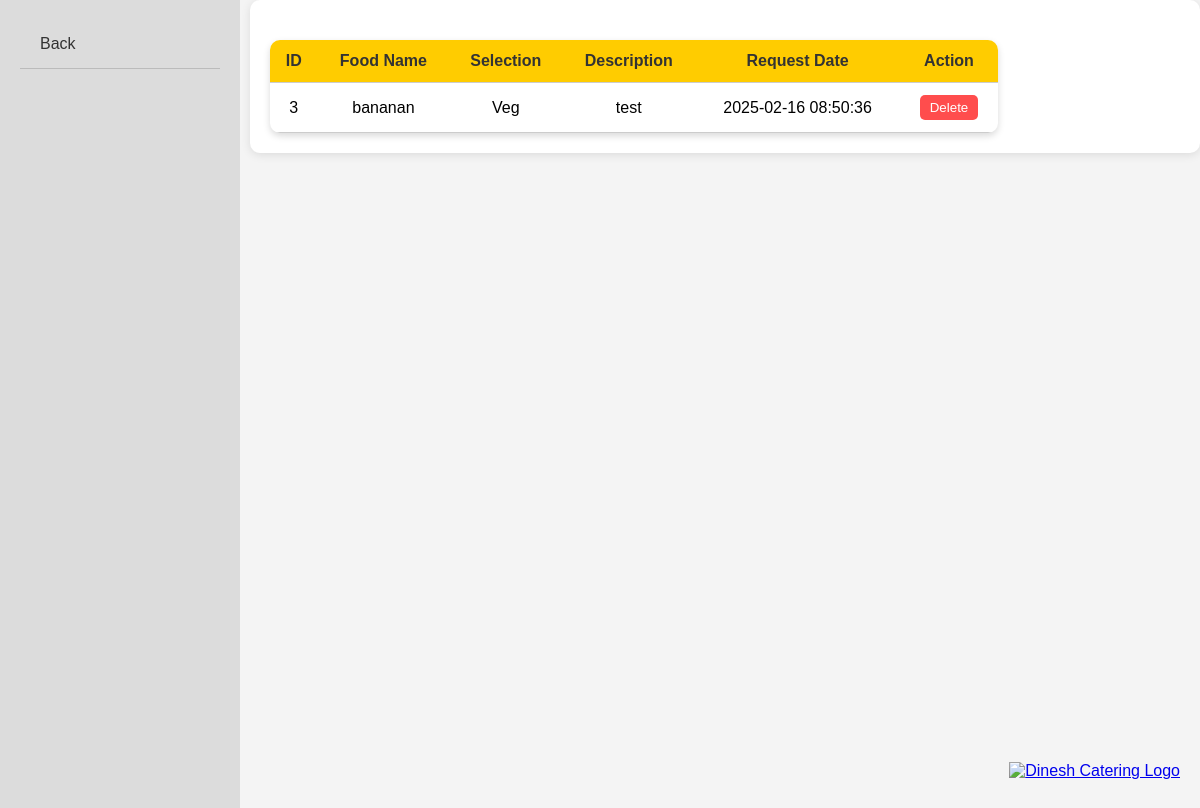
The page /viwerequstfood.php on the database its author committed.
### tables this page shows
CREATE TABLE `food_requests` (
  `id` int(11) NOT NULL,
  `foodname` varchar(255) NOT NULL,
  `selection` enum('veg','nonveg') NOT NULL,
  `description` text NOT NULL,
  `request_date` timestamp NOT NULL DEFAULT current_timestamp()
);

### viwerequstfood.php (the view, shortened to what this page needs)
<?php
$servername = "localhost";
$username = "root";
$password = "";
$dbname = "foodrequst";
$conn = new mysqli($servername, $username, $password, $dbname);
$sql = "SELECT * FROM food_requests ORDER BY request_date DESC";
$result = $conn->query($sql);
?>
<!DOCTYPE html>
<html lang="en">
<head>
</head>
<body>
 <div class="logo">
  <a href="index.html"><img src="LOGO.png" alt="Dinesh Catering Logo"></a>
</div>
<div class="sidebar">
    <a href="dashboard.html">Back</a>
</div>
<div class="content">
    <?php if ($result->num_rows > 0): ?>
        <table>
            <thead>
                <tr>
                    <th>ID</th>
                    <th>Food Name</th>
                    <th>Selection</th>
                    <th>Description</th>
                    <th>Request Date</th>
                    <th>Action</th>
                </tr>
            </thead>
            <tbody>
                <?php while($row = $result->fetch_assoc()): ?>
                    <tr id="row-<?php echo $row['id']; ?>">
                        <td><?php echo $row['id']; ?></td>
                        <td><?php echo htmlspecialchars($row['foodname']); ?></td>
                        <td><?php echo ucfirst($row['selection']); ?></td>
                        <td><?php echo htmlspecialchars($row['description']); ?></td>
                        <td><?php echo $row['request_date']; ?></td>
                        <td><button class="delete-btn" onclick="deleteRequest(<?php echo $row['id']; ?>)">Delete</button></td>
                    </tr>
                <?php endwhile; ?>
            </tbody>
        </table>
    <?php else: ?>
        <p class="empty-message">No food requests found.</p>
    <?php endif; ?>
</div>
</body>
</html>

### viwerequstfood.php (style rules this page uses)
body { font-family: Arial, sans-serif; margin: 0; padding: 0; background-color: #f4f4f4; display: flex; justify-content: flex-start; align-items: flex-start; height: 100vh; }
.sidebar { position: absolute; top: 0; left: 0; width: 200px; height: 100vh; background-color: #dcdcdc; color: #333; display: flex; flex-direction: column; padding: 20px; z-index: 1000; }
.sidebar a { color: #333; text-decoration: none; padding: 15px 20px; display: block; border-bottom: 1px solid #bbb; }
.content { margin-left: 250px; padding: 20px; background-color: #fff; border-radius: 10px; box-shadow: 0 2px 10px rgba(0, 0, 0, 0.1); flex: 1; }
table { width: 80%; border-collapse: collapse; margin-top: 20px; background-color: white; border-radius: 10px; overflow: hidden; box-shadow: 0px 3px 7px rgba(0, 0, 0, 0.15); }
th, td { padding: 12px; text-align: center; border-bottom: 1px solid #ccc; }
th { background-color: #ffcc00; color: #333; font-size: 16px; }
.delete-btn { background-color: #ff4d4d; color: white; border: none; padding: 5px 10px; cursor: pointer; border-radius: 5px; }
.logo { position: fixed; bottom: 60px; right: 20px; z-index: 1000; }
.logo img { width: 100px; height: auto; }

### rows shown on the page
food_requests: id "3", foodname "bananan", selection "Veg", description "test", request_date "2025-02-16 08:50:36"
